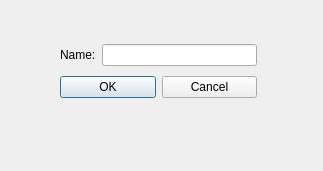
<?xml version="1.0" encoding="UTF-8"?>
<ui version="4.0">
 <class>GUI_PROB</class>
 <widget class="QDialog" name="GUI_PROB">
  <property name="geometry">
   <rect>
    <x>0</x>
    <y>0</y>
    <width>323</width>
    <height>171</height>
   </rect>
  </property>
  <property name="windowTitle">
   <string>GUI_PROB</string>
  </property>
  <widget class="QWidget" name="">
   <property name="geometry">
    <rect>
     <x>60</x>
     <y>40</y>
     <width>197</width>
     <height>63</height>
    </rect>
   </property>
   <layout class="QVBoxLayout" name="verticalLayout">
    <item>
     <layout class="QHBoxLayout" name="horizontalLayout">
      <item>
       <widget class="QLabel" name="label">
        <property name="text">
         <string>Name:</string>
        </property>
        <property name="buddy">
         <cstring>lineEdit</cstring>
        </property>
       </widget>
      </item>
      <item>
       <widget class="QLineEdit" name="lineEdit"/>
      </item>
     </layout>
    </item>
    <item>
     <layout class="QHBoxLayout" name="horizontalLayout_2">
      <item>
       <widget class="QPushButton" name="pushButton">
        <property name="text">
         <string>OK</string>
        </property>
       </widget>
      </item>
      <item>
       <widget class="QPushButton" name="pushButton_2">
        <property name="text">
         <string>Cancel</string>
        </property>
       </widget>
      </item>
     </layout>
    </item>
   </layout>
  </widget>
 </widget>
 <tabstops>
  <tabstop>lineEdit</tabstop>
  <tabstop>pushButton</tabstop>
  <tabstop>pushButton_2</tabstop>
 </tabstops>
 <resources/>
 <connections>
  <connection>
   <sender>pushButton</sender>
   <signal>clicked()</signal>
   <receiver>GUI_PROB</receiver>
   <slot>accept()</slot>
   <hints>
    <hint type="sourcelabel">
     <x>100</x>
     <y>90</y>
    </hint>
    <hint type="destinationlabel">
     <x>101</x>
     <y>124</y>
    </hint>
   </hints>
  </connection>
  <connection>
   <sender>pushButton_2</sender>
   <signal>clicked()</signal>
   <receiver>GUI_PROB</receiver>
   <slot>close()</slot>
   <hints>
    <hint type="sourcelabel">
     <x>209</x>
     <y>86</y>
    </hint>
    <hint type="destinationlabel">
     <x>210</x>
     <y>129</y>
    </hint>
   </hints>
  </connection>
 </connections>
</ui>
